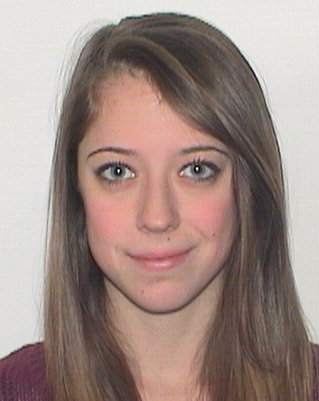
#> input picture Authentication/routes/unface.jpg, 319 x 401 px
$ python -i standardize.py   (imports and definitions only)   (Python 2 division)   (older library calls are emulated)
#> lines starting #> are read from the running program, lines starting #| are printed output that depends on the picture
# Usage: python face_detect.py folder_path
# Python 2 should be used in combination with these scripts
# Takes a folder with jpg images and returns a cropped (based on face detection), resized (100x125) and reformatted (PGM) versions of it named with the same names

import cv2
import sys, os
from PIL import Image

FACTOR = 1.5
DIMENSIONY = 112
DIMENSIONX = 92
PATH = sys.argv[1]
# [1 line that did not run here, left out]
#DIRS.remove('.DS_Store')
MARGIN = 20

def detect(in_image):
	# Get user supplied values
	f, e = os.path.splitext(in_image)
	imagePath = in_image
	cascPath = "haarcascade_frontalface_default.xml"


	# Create the haar cascade
	faceCascade = cv2.CascadeClassifier(cascPath)

	# Read the image
	image = cv2.imread(imagePath)
	gray = cv2.cvtColor(image, cv2.COLOR_BGR2GRAY)

	# If the picture is too huge (e.g. was taken with an iPhone) resize it for better detection results
	# For GG-taken pictures, comment out
	#cv2.resize(image, (1000,1000))

	# Detect faces in the image
	factor = FACTOR
	faces = faceCascade.detectMultiScale(gray, scaleFactor=FACTOR, minNeighbors=5, minSize=(50, 50), flags = cv2.cv.CV_HAAR_SCALE_IMAGE)

	# If the detection failed, adjusts the scaling factor accordingly
	while (len(faces) > 1):
		factor += 0.1
		faces = faceCascade.detectMultiScale(gray, scaleFactor=factor, minNeighbors=5, minSize=(50, 50), flags = cv2.cv.CV_HAAR_SCALE_IMAGE)
	while (len(faces) < 1 and factor >= 1.0):
	 	factor -= 0.1
	 	faces = faceCascade.detectMultiScale(gray, scaleFactor=factor, minNeighbors=5, minSize=(50, 50), flags = cv2.cv.CV_HAAR_SCALE_IMAGE)

	if (len(faces) == 0):
	 	print "The program failed to detect faces"
	 	return False

	# Debug line, comment out
	#print "The number of detected faces is {0}!".format(len(faces))


	# Crop the faces
	for (x, y, w, h) in faces:
	    crop_img = gray[(y+MARGIN):(y+h-MARGIN), (x+MARGIN):(x+w-MARGIN)]
	    new_img = cv2.resize(crop_img, (DIMENSIONX, DIMENSIONY))


	cv2.imwrite(f + '.pgm', new_img)


# [4 lines not run here, left out]

>>> import cv2
>>> picture = cv2.imread('routes/unface.jpg', cv2.IMREAD_GRAYSCALE)
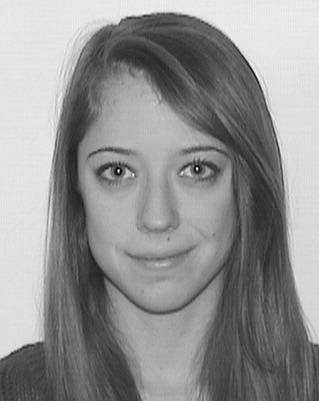
#> picture: shape (401, 319); min 0, max 255, mean 145.3
#> (the run stopped early here; a loop or call above may not have finished)
